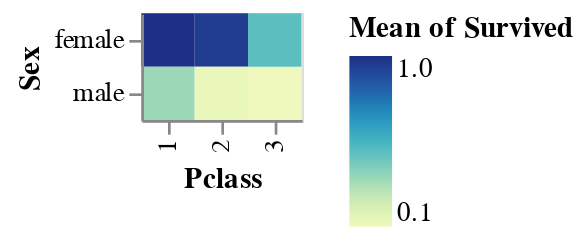

This figure's notebook cell:
### Markdown cell above
**Mark rectangle**

### Code cell
alt.Chart(titanic).mark_rect().encode(
    x='Pclass:O',
    y='Sex',
    color='mean(Survived)',
)

### Figure 1 — Vega-Lite specification as saved in the notebook (floating-point values rounded to 4 significant figures; data arrays with more than 128 entries replaced by an {"elided": "..."} marker saying what was removed)
{"config": {"view": {"continuousWidth": 400, "continuousHeight": 300}}, "data": {"name": "data-93290830beea3a875eeab316df346c54"}, "mark": "rect", "encoding": {"color": {"type": "quantitative", "aggregate": "mean", "field": "Survived"}, "x": {"type": "ordinal", "field": "Pclass"}, "y": {"type": "nominal", "field": "Sex"}}, "$schema": "https://vega.github.io/schema/vega-lite/v4.8.1.json", "datasets": {"data-93290830beea3a875eeab316df346c54": {"elided": "891 records"}}}
